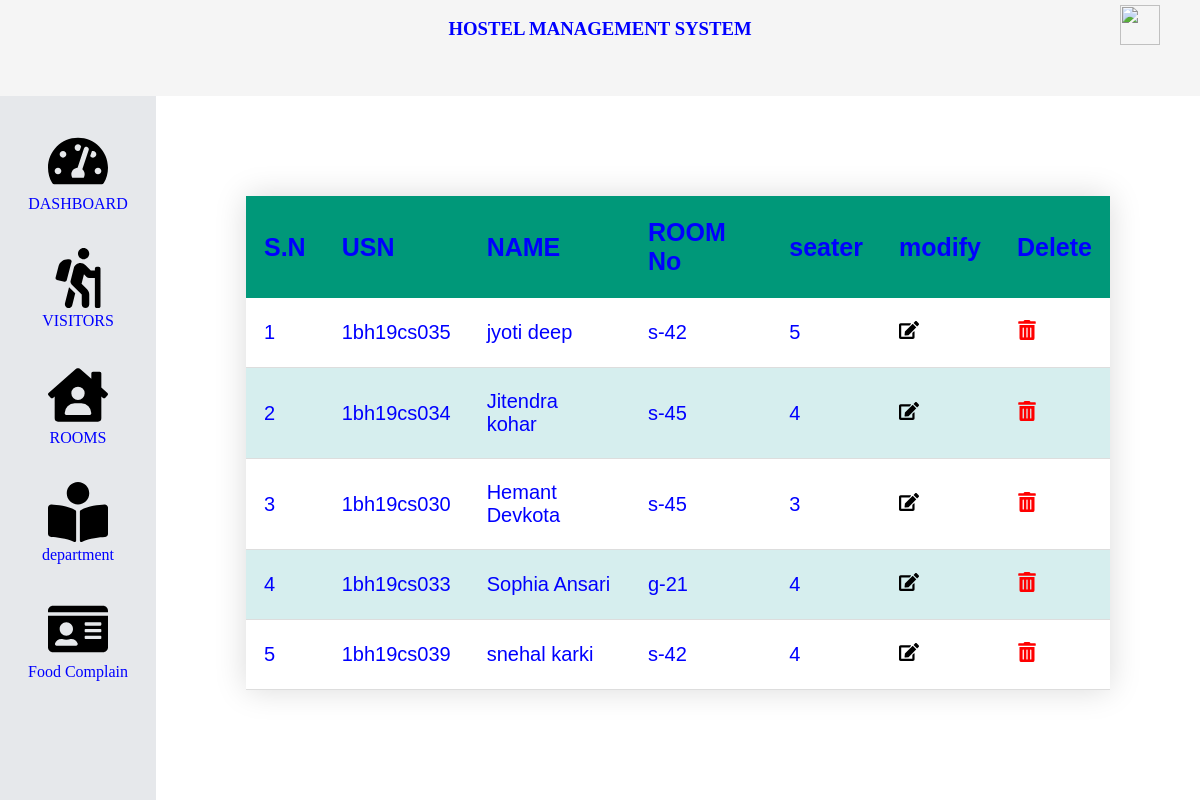
Screenshot of /room.php with the database file from the repository.
### tables this page shows
CREATE TABLE `room` (
  `usn` varchar(10) DEFAULT NULL,
  `roomno` varchar(5) DEFAULT NULL,
  `seater` int(1) DEFAULT NULL
);

CREATE TABLE `student` (
  `hostelid` varchar(4) DEFAULT NULL,
  `usn` varchar(10) NOT NULL,
  `name` varchar(40) DEFAULT NULL,
  `branch` varchar(3) DEFAULT NULL,
  `sem` varchar(2) DEFAULT NULL,
  `mobileno` int(10) DEFAULT NULL,
  `sex` varchar(1) DEFAULT NULL
);

### room.php (the view)
<?php
include "dashboard.php";
?>
<div class="maincontent">
    <body>
        <table class="styledtable">
            <thead>
                <tr>
                    <th>S.N</th>
                    <th>USN</th>
                    <th>NAME</th>
                    <th>ROOM No</th>
                    <th>seater</th>
                    <th>modify</th>
                    <th>Delete</th>
                </tr>
            </thead>
            <tbody>
                <?php
                $squerry = " select r.usn,r.roomno,r.seater,s.name from student s, room r where s.usn=r.usn;";
                $result = mysqli_query($conn, $squerry);
                $count = 1;
                while ($row = mysqli_fetch_assoc($result)) {
                ?>
                    <tr>
                        <td><?php echo $count; ?></td>
                        <td><?php echo $row['usn']; ?></td>
                        <td><?php echo $row['name']; ?></td>
                        <td><?php echo $row['roomno']; ?></td>
                        <td><?php echo  $row['seater']; ?></td>
                        <td><a href="roomedit.php?id=<?php echo $row['usn']; ?>"><img src="icons/edit-solid.svg"></a></td>
                        <td><a href="roomdelete.php?id=<?php echo $row['usn']; ?>"><img src="icons/trash-alt-solid.svg"></a></td>
                    </tr>
                <?php $count = $count + 1;
                } ?>
            </tbody>
        </table>
</div>
</div>
</body>
</html>

### css/tablestyle.css (style rules this page uses)
.styledtable { font-size: 20px; border-collapse: collapse; margin: 100px 90px; font-family: sans-serif; min-width: 400px; box-shadow: 0 0 30px rgba(0, 0, 0, 0.15); }
.styledtable thead tr { font-size: 25px; background-color: #009879; color: #ffffff; text-align: left; }
.styledtable th, .styledtable td { padding: 22px 18px; }
.styledtable tbody tr { border-bottom: 1px solid #dddddd; }
.styledtable tbody tr:nth-child(even) { background-color: #d6eeee; }
.styledtable td img { width: 20px; height: 20px; }

### css/dashboard.css (style rules this page uses)
* { color: blue; margin: 0; padding: 0; }
.maincontent { background-color: white; width: 87%; height: 95vh; }

### dashboard.php (style rules this page uses)
.maincontent { width: 87vw; height: 100%; overflow: scroll; }

### rows the page displays
room: usn "1bh19cs035", usn.name "jyoti deep", roomno "s-42", seater "5"
room: usn "1bh19cs034", usn.name "Jitendra kohar", roomno "s-45", seater "4"
room: usn "1bh19cs030", usn.name "Hemant Devkota", roomno "s-45", seater "3"
room: usn "1bh19cs033", usn.name "Sophia Ansari", roomno "g-21", seater "4"
room: usn "1bh19cs039", usn.name "snehal karki", roomno "s-42", seater "4"
